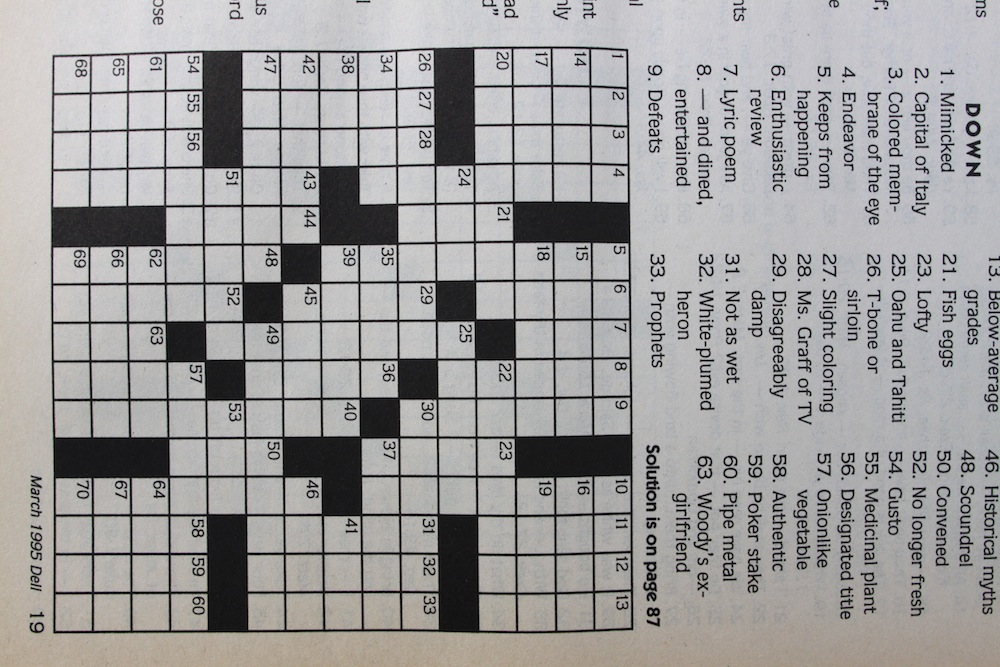
#> input picture SampleImages/PuzzlesAndGames/puzzle1.jpg, 1000 x 667 px, found by its file name; its folder holds only this picture in this run
$ python mile4c.py
#> lines starting #> are read from the running program, lines starting #| are printed output that depends on the picture; after the words box and inside, x2 and y2 are one past the last pixel; in counts of white or black regions, pixels touching at a corner belong together
### blurring.py
import cv2
import numpy


# [4 lines left out: function blur_display, not called in this run]


def gauss(img, wid, h):
	blur_img = cv2.GaussianBlur(img, (wid, h), 0)
	return blur_img
	# blur_display(blur_img, wid, h, "Gaussian Blur")


def regular(img, wid, h):
	blur_img = cv2.blur(img, (wid, h))
	return blur_img
	# blur_display(blur_img, wid, h, "Regular Blur")

### Activity2/mile4c.py
from morphing import *
from blurring import *
import os
from matplotlib import pyplot as plt

l = os.listdir('SampleImages/PuzzlesAndGames')
for i in l:
	# print(i)
	img = cv2.imread(f'SampleImages/PuzzlesAndGames/{i}')
#> img is the input picture: shape (667, 1000, 3); mean B, G, R 156.6, 156.8, 158.1
	# h,w,d = img.shape
	# img = cv2.resize(img, (w//2,h//2))
	gray = cv2.cvtColor(img, cv2.COLOR_BGR2GRAY)
	blurred = gauss(gray, 5, 5)
#> in gauss, `blur_img = cv2.GaussianBlur(img, (wid, h), 0)`:
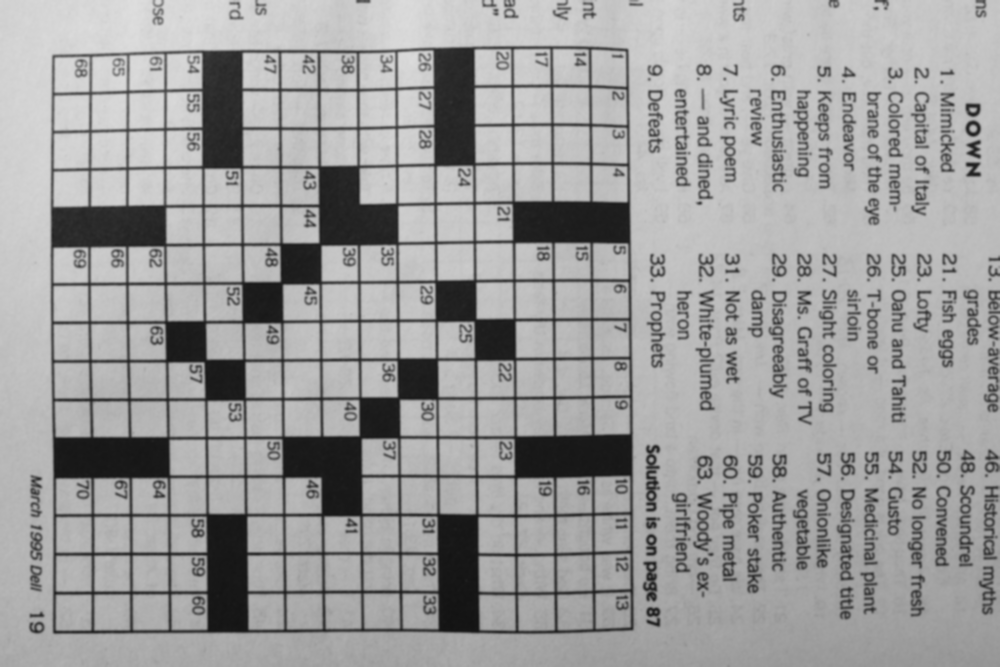
#> blur_img: shape (667, 1000); min 18, max 222, mean 157.1
	thresh = cv2.threshold(blurred, 60, 255, cv2.THRESH_BINARY)[1]
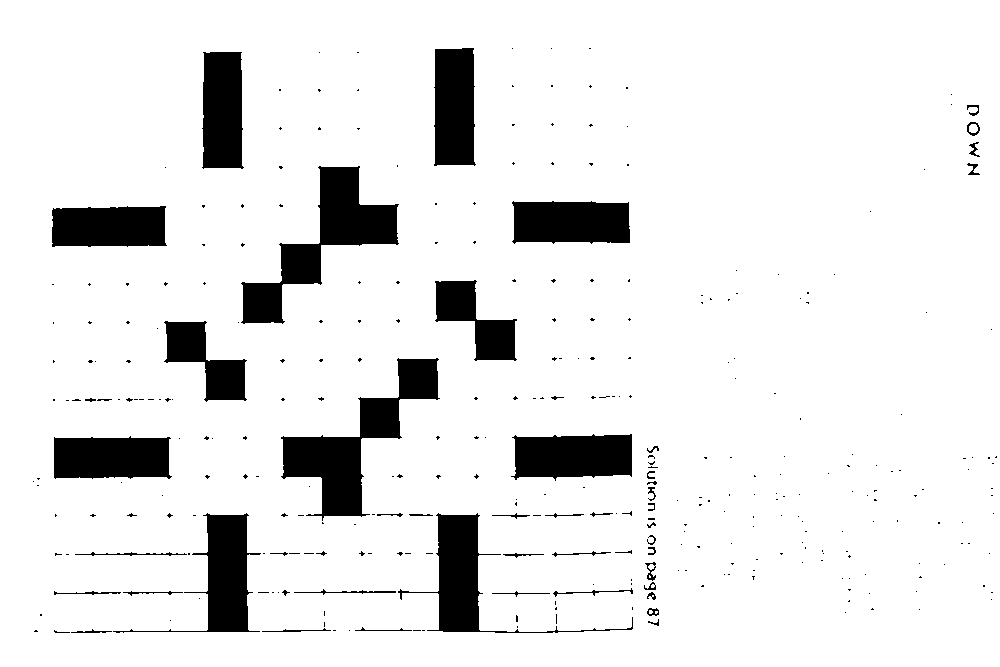
#> thresh: shape (667, 1000); 90.6% white; 331 black regions (279 under 20 px), largest, box (x1, y1, x2, y2) and area: (281, 358, 440, 521) 7907, (241, 166, 399, 324) 7732, (398, 513, 633, 633) 4976
	cannyImg = cv2.Canny(gray, 50, 200)
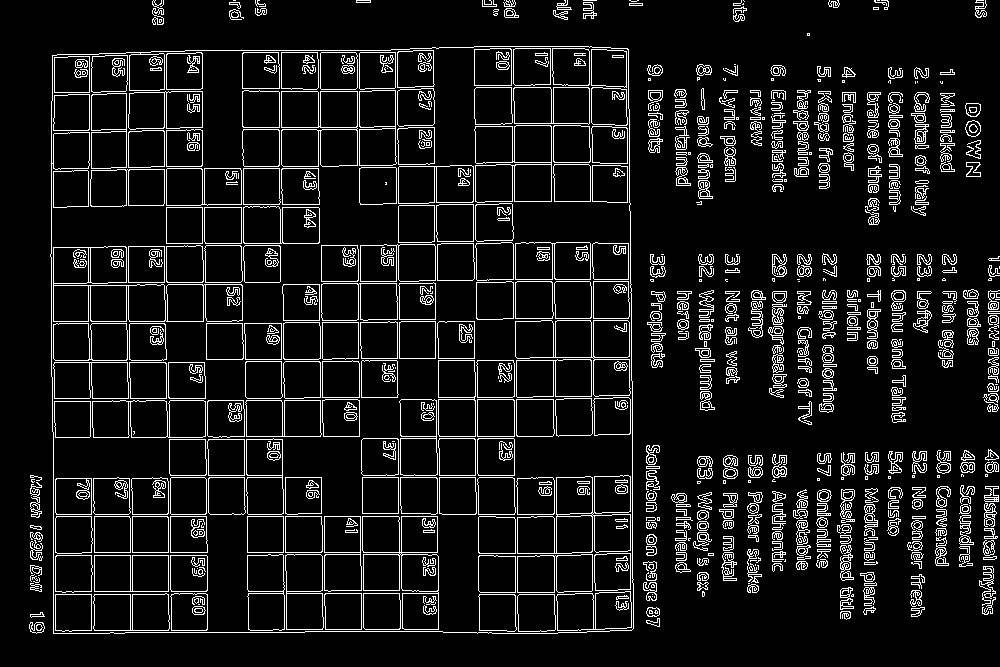
#> cannyImg: shape (667, 1000); 9.4% white in thin lines or dots
	# cv2.imshow("Canny", cannyImg)
	# cv2.waitKey(0)
	contrs, hier = cv2.findContours(cannyImg, cv2.RETR_EXTERNAL, cv2.CHAIN_APPROX_SIMPLE)
#> contrs = 544 contours, 234 with area under 20; largest, box (x1, y1, x2, y2) and area: (50, 46, 634, 634) 337222, (772, 254, 787, 277) 243, (840, 489, 855, 523) 212, (840, 545, 854, 581) 202, (965, 120, 981, 137) 190
	for cnt in contrs:
		area = cv2.contourArea(cnt)
		if area > 60:
			approx = cv2.approxPolyDP(cnt,
									  0.009 * cv2.arcLength(cnt, True), True)

			# Checking if the no. of sides of the selected region is 7.
			if len(approx)==4:
				cv2.drawContours(img, [approx], 0, (0, 0, 255), 3)
#> this loop made 544 passes
#> area on passes 1 to 3: 116.5, 47.5, 32.5
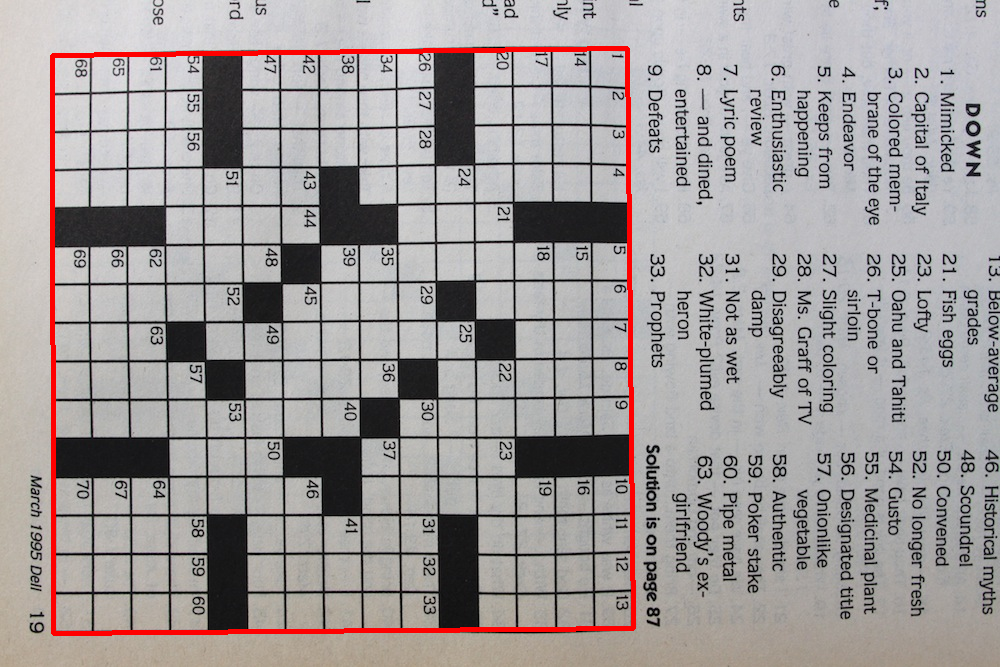
#> img: shape (667, 1000, 3); mean B, G, R 154.8, 154.9, 160.6
	cv2.imshow("Contours", img)
	cv2.waitKey(0)

	cv2.destroyAllWindows()

$ run again, on SampleImages/PuzzlesAndGames/puzzle7.png
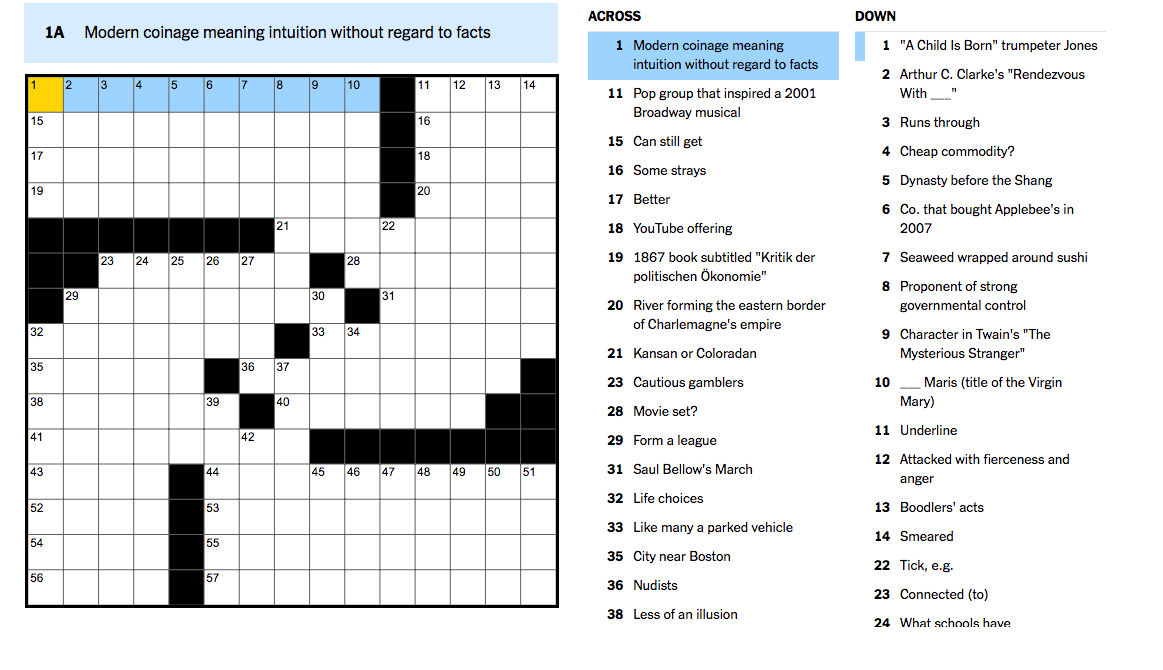
#> input picture SampleImages/PuzzlesAndGames/puzzle7.png, 1163 x 670 px, found by its file name
#> img is the input picture: shape (670, 1163, 3); mean B, G, R 229.8, 228, 225.8
#> thresh: shape (670, 1163); 94.6% white; 88 black regions (81 under 20 px), largest, box (x1, y1, x2, y2) and area: (26, 75, 558, 607) 35875, (310, 254, 344, 288) 1154, (345, 289, 379, 323) 1154
#> `cannyImg = cv2.Canny(gray, 50, 200)`:
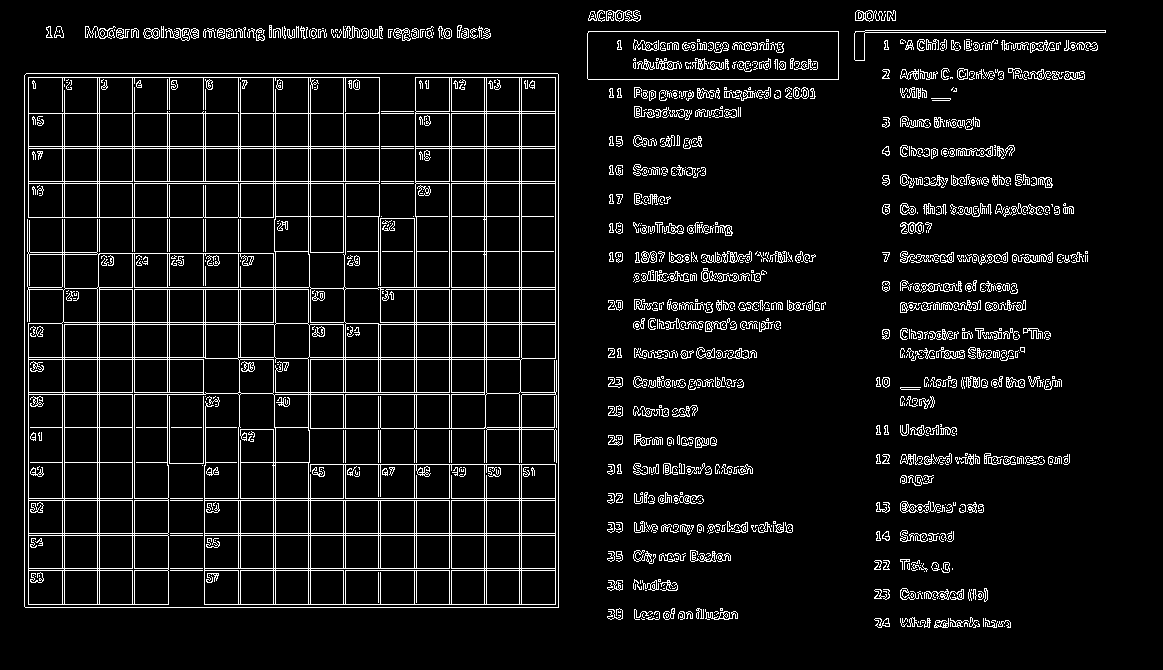
#> cannyImg: shape (670, 1163); 7.4% white in thin lines or dots, all inside (x1, y1, x2, y2) = (24, 10, 1106, 628)
#> contrs = 917 contours, 706 with area under 20; largest, box (x1, y1, x2, y2) and area: (24, 73, 559, 608) 285153, (587, 31, 839, 80) 12046, (854, 30, 1106, 61) 770, (165, 28, 199, 41) 194, (606, 10, 641, 22) 188
#> the loop `for cnt in contrs:` made 917 passes
#> area on passes 10 to 12: 33.5, 60, 21
#> after the loop `for cnt in contrs:`:
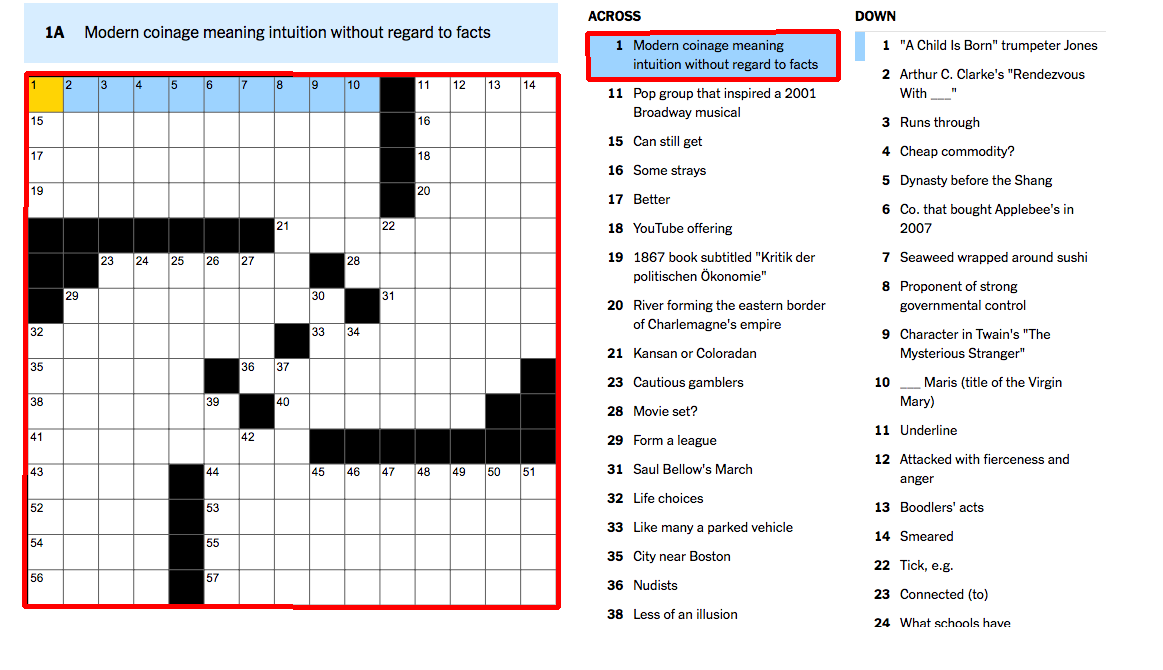
#> img: shape (670, 1163, 3); mean B, G, R 227.3, 225.7, 228

$ run again, on SampleImages/PuzzlesAndGames/puzzle2.jpg
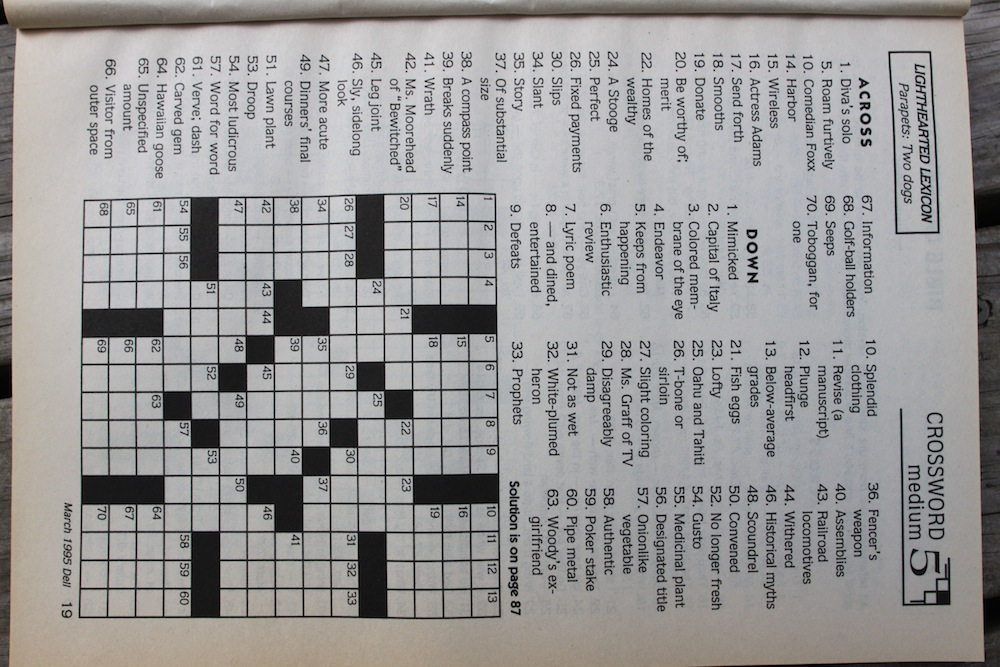
#> input picture SampleImages/PuzzlesAndGames/puzzle2.jpg, 1000 x 667 px, found by its file name
#> img is the input picture: shape (667, 1000, 3); mean B, G, R 151.6, 151.8, 153
#> `thresh = cv2.threshold(blurred, 60, 255, cv2.THRESH_BINARY)[1]`:
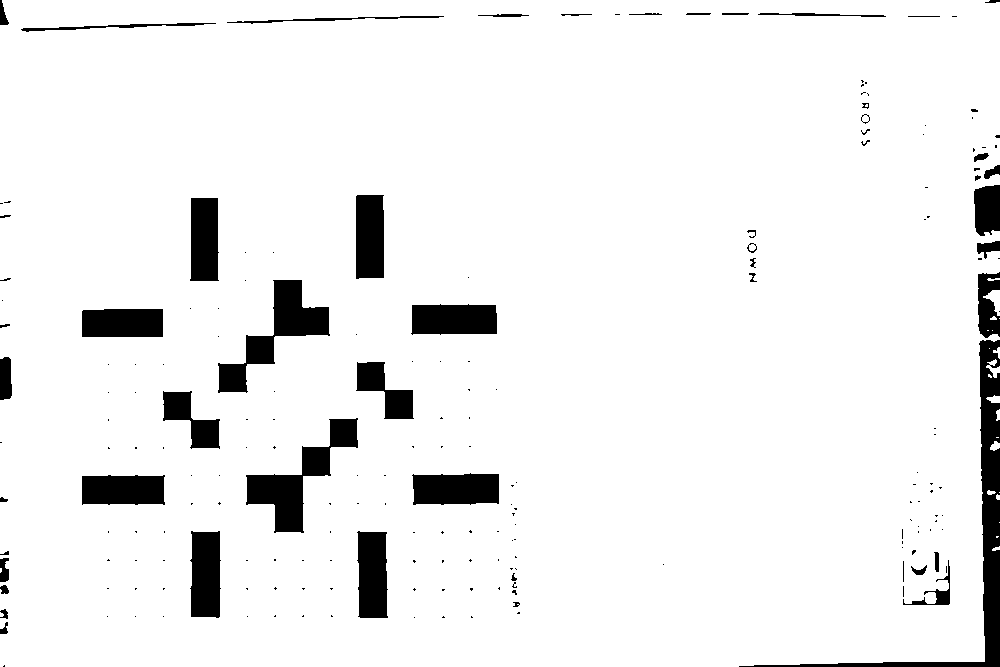
#> thresh: shape (667, 1000); 93.6% white; 200 black regions (148 under 20 px), largest, box (x1, y1, x2, y2) and area: (739, 340, 1000, 667) 6298, (246, 418, 358, 533) 4006, (218, 280, 330, 393) 3893
#> cannyImg: shape (667, 1000); 10.7% white in thin lines or dots
#> contrs = 1294 contours, 903 with area under 20; largest, box (x1, y1, x2, y2) and area: (78, 192, 502, 620) 176620, (888, 50, 940, 235) 7935, (909, 548, 941, 576) 294, (835, 512, 847, 577) 233, (868, 516, 877, 550) 200
#> the loop `for cnt in contrs:` made 1294 passes
#> area on passes 2 to 4: 25, 42, 22.5
#> after the loop `for cnt in contrs:`:
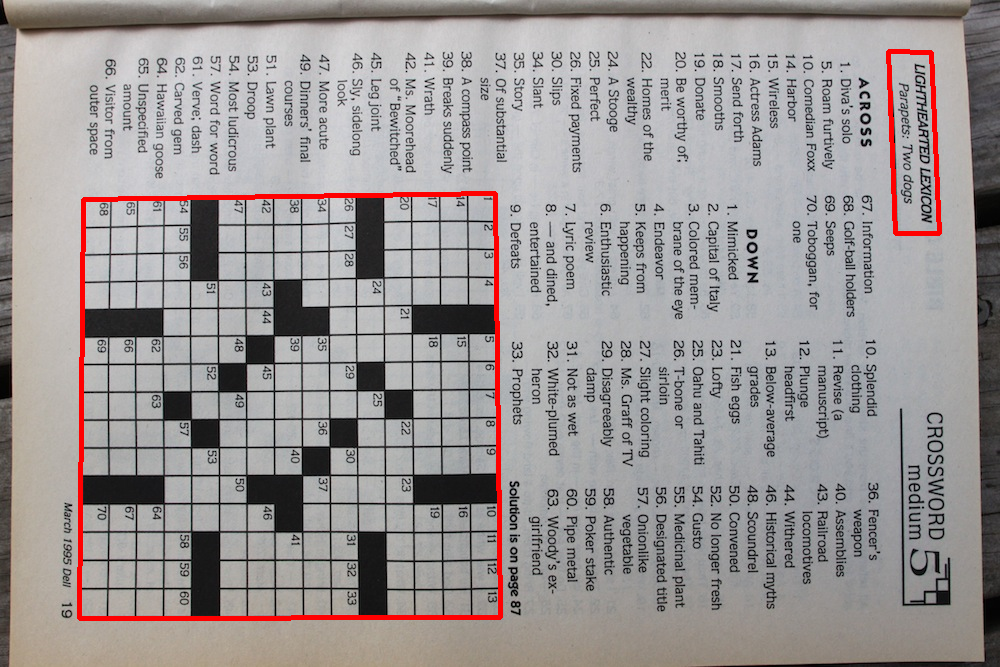
#> img: shape (667, 1000, 3); mean B, G, R 149.7, 149.8, 155.2
